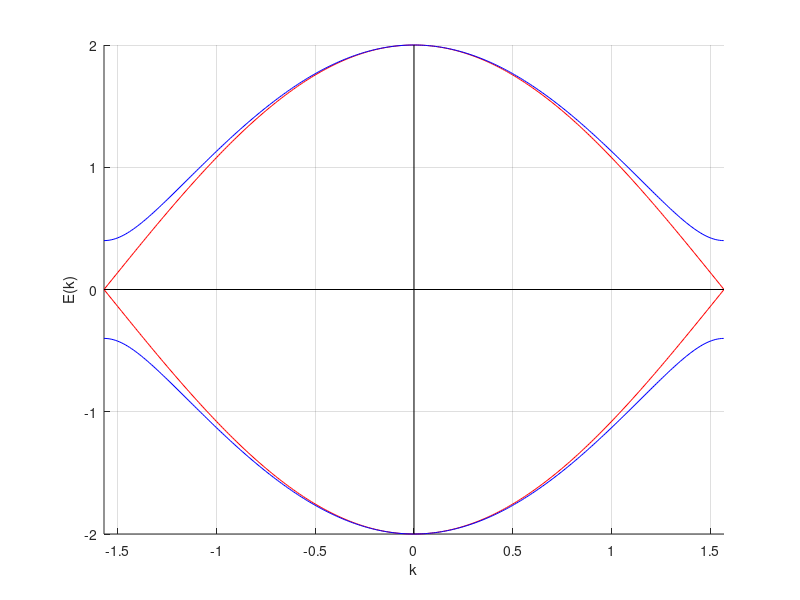

This figure's MATLAB source:
k = -pi/2:0.01:pi/2;
t1 = 1;
t2 = 1;
E1 = sqrt(t1^2 + t2^2 + 2*t1*t2*cos(2*k));
t1 = 1.2;
t2 = 0.8;
E2 = sqrt(t1^2 + t2^2 + 2*t1*t2*cos(2*k));
hold on;
plot(k,E1,'r-')
plot(k,-1*E1,'r-')
plot(k,E2,'b-')
plot(k,-1*E2,'b-')
plot([-pi/2 pi/2],[0 0],'k-')
plot([0 0],[2 -2],'k-')
xlim([-pi/2 pi/2])
ylim([-2 2])
ylabel('E(k)')
xlabel('k')
grid on